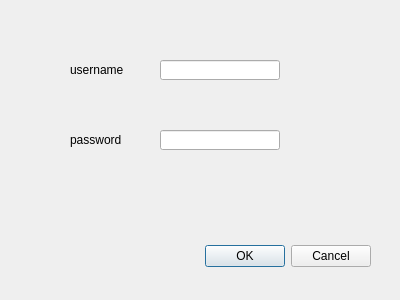
<?xml version="1.0" encoding="UTF-8"?>
<ui version="4.0">
 <class>UserPwDialog</class>
 <widget class="QDialog" name="UserPwDialog">
  <property name="geometry">
   <rect>
    <x>0</x>
    <y>0</y>
    <width>400</width>
    <height>300</height>
   </rect>
  </property>
  <property name="windowTitle">
   <string>Dialog</string>
  </property>
  <widget class="QDialogButtonBox" name="buttonBox">
   <property name="geometry">
    <rect>
     <x>30</x>
     <y>240</y>
     <width>341</width>
     <height>32</height>
    </rect>
   </property>
   <property name="orientation">
    <enum>Qt::Horizontal</enum>
   </property>
   <property name="standardButtons">
    <set>QDialogButtonBox::Cancel|QDialogButtonBox::Ok</set>
   </property>
  </widget>
  <widget class="QLabel" name="label">
   <property name="geometry">
    <rect>
     <x>70</x>
     <y>60</y>
     <width>70</width>
     <height>20</height>
    </rect>
   </property>
   <property name="text">
    <string>username</string>
   </property>
  </widget>
  <widget class="QLabel" name="label_2">
   <property name="geometry">
    <rect>
     <x>70</x>
     <y>130</y>
     <width>70</width>
     <height>20</height>
    </rect>
   </property>
   <property name="text">
    <string>password</string>
   </property>
  </widget>
  <widget class="QLineEdit" name="usernameLEdit">
   <property name="geometry">
    <rect>
     <x>160</x>
     <y>60</y>
     <width>120</width>
     <height>20</height>
    </rect>
   </property>
  </widget>
  <widget class="QLineEdit" name="passwordLEdit">
   <property name="geometry">
    <rect>
     <x>160</x>
     <y>130</y>
     <width>120</width>
     <height>20</height>
    </rect>
   </property>
   <property name="echoMode">
    <enum>QLineEdit::Password</enum>
   </property>
  </widget>
 </widget>
 <resources/>
 <connections>
  <connection>
   <sender>buttonBox</sender>
   <signal>accepted()</signal>
   <receiver>UserPwDialog</receiver>
   <slot>accept()</slot>
   <hints>
    <hint type="sourcelabel">
     <x>248</x>
     <y>254</y>
    </hint>
    <hint type="destinationlabel">
     <x>157</x>
     <y>274</y>
    </hint>
   </hints>
  </connection>
  <connection>
   <sender>buttonBox</sender>
   <signal>rejected()</signal>
   <receiver>UserPwDialog</receiver>
   <slot>reject()</slot>
   <hints>
    <hint type="sourcelabel">
     <x>316</x>
     <y>260</y>
    </hint>
    <hint type="destinationlabel">
     <x>286</x>
     <y>274</y>
    </hint>
   </hints>
  </connection>
 </connections>
</ui>
